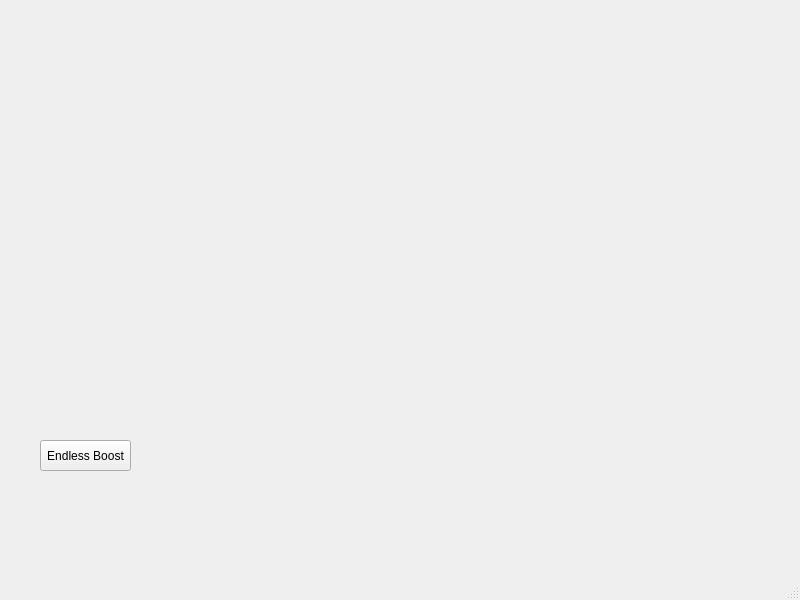
<?xml version="1.0" encoding="UTF-8"?>
<ui version="4.0">
 <class>SpeedRunners</class>
 <widget class="QMainWindow" name="SpeedRunners">
  <property name="geometry">
   <rect>
    <x>0</x>
    <y>0</y>
    <width>800</width>
    <height>600</height>
   </rect>
  </property>
  <property name="windowTitle">
   <string>SpeedRunners</string>
  </property>
  <widget class="QWidget" name="centralwidget">
   <widget class="QPushButton" name="pushButton">
    <property name="geometry">
     <rect>
      <x>40</x>
      <y>440</y>
      <width>91</width>
      <height>31</height>
     </rect>
    </property>
    <property name="text">
     <string>Endless Boost</string>
    </property>
   </widget>
  </widget>
  <widget class="QMenuBar" name="menubar">
   <property name="geometry">
    <rect>
     <x>0</x>
     <y>0</y>
     <width>800</width>
     <height>21</height>
    </rect>
   </property>
  </widget>
  <widget class="QStatusBar" name="statusbar"/>
 </widget>
 <resources/>
 <connections>
  <connection>
   <sender>pushButton</sender>
   <signal>released()</signal>
   <receiver>SpeedRunners</receiver>
   <slot>handleButton()</slot>
   <hints>
    <hint type="sourcelabel">
     <x>85</x>
     <y>476</y>
    </hint>
    <hint type="destinationlabel">
     <x>399</x>
     <y>299</y>
    </hint>
   </hints>
  </connection>
 </connections>
</ui>
